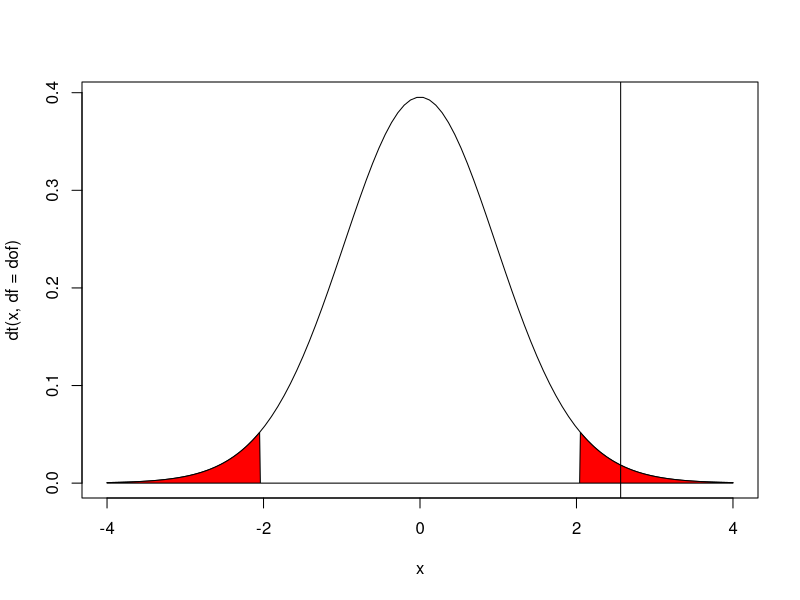

Write the R code that produced this figure.
## ---- chunk 1
knitr::opts_chunk$set(echo = TRUE)
## ---- chunk 2
# quick function to make plotting faster
t_plot <- function(alpha=0.05, dof = 5,t_obs = 0){
# define rejection regions
rej_left <- qt(alpha/2,df = dof)
rej_right <- qt(alpha/2,df = dof,lower.tail = F)
#plot the curve with rejection regions
x <- seq(-4,4,length.out = 100)
plot(
x,
y = dt(x,df = dof),
type = 'l')
## x and y for the whole area
xReject <- c(seq(-4,4,by=0.01))
yReject <- dt(xReject,df = dof)
yReject[xReject > rej_left & xReject < rej_right] <- 0
polygon(c(xReject,xReject[length(xReject)],xReject[1]),
c(yReject,0, 0), col='red')
abline(v = t_obs)
}

library(glue)
## ---- chunk 3
df <- read.csv('bestroute.csv')
hmin <- df$HighwayMin
hsec <- df$HighwaySec / 60
h <- hmin + hsec

bmin <- df$BackRouteMin
bsec <- df$BackRouteSec / 60
b <- bmin + bsec
## ---- chunk 4
alpha <- 0.05
n <- length(h)
d <- h-b
dbar <- mean(d)
s_d <- var(d)
s_dbar <- sqrt(s_d / n)
dof <- n - 1
t <- dbar / s_dbar
t_crit <- abs(qt(alpha/2, df = dof, lower.tail = F))
p_value <- 2*pt(t,df = dof, lower.tail = F)
t_plot(alpha, dof = dof, t_obs = t)
glue('degrees of freedom: {dof}\nt_obs: {t}\nt_crit: {t_crit}\np-value: {p_value}')
## ---- chunk 5
t.test(h,b,paired = T)
## ---- chunk 6
k <- c('banana', 'vinegar','honey','sugarwater')
Nobserved <- c(23, 18, 5, 10)
n <- sum(Nobserved)
K <- length(k)
musn <- 3000
preds <- vector()
for (i in k)
  preds[i] <- (1/K) * musn
Npredicted <- (preds)

fobs <- Nobserved / n 
fpred <- Npredicted / musn

cbind(fobs, fpred)

chisq <- sum(  (fobs - fpred)^2 / fpred  )
p <- pchisq(abs(chisq), df = K-1, lower.tail = F)

glue('\nChiSQ goodness of fit\nchisq: {chisq}\np_value: {p}')
## ---- chunk 7
# chisq.test(fobs,fpred)
